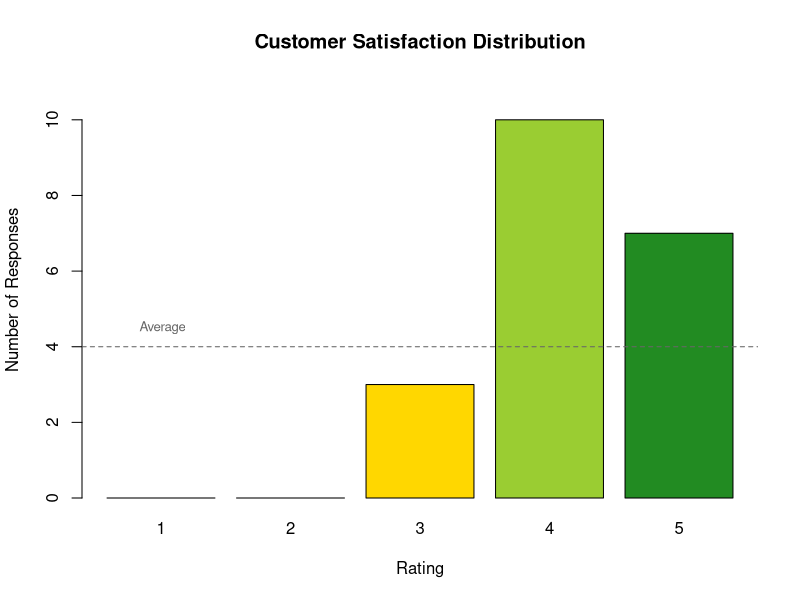

Reproduce this figure in R.
## ---- chunk 1
#| filename: "analysis/hypothesis_test.R"
# Test if mean satisfaction exceeds neutral (3.0)
responses <- c(4, 5, 3, 4, 5, 4, 3, 5, 4, 4,
               5, 4, 4, 3, 5, 4, 5, 4, 4, 5)

result <- t.test(responses, mu = 3, alternative = "greater")

cat("=== Hypothesis Test ===\n")
cat("H0: μ ≤ 3.0 (neutral or below)\n")
cat("H1: μ > 3.0 (above neutral)\n\n")
cat("Sample mean:", round(mean(responses), 2), "\n")
cat("t-statistic:", round(result$statistic, 3), "\n")
cat("p-value:", format.pval(result$p.value, digits = 3), "\n")
cat("\nConclusion: Strong evidence that satisfaction exceeds neutral.\n")
## ---- chunk 2
#| filename: "analysis/visualization.R"
responses <- c(4, 5, 3, 4, 5, 4, 3, 5, 4, 4,
               5, 4, 4, 3, 5, 4, 5, 4, 4, 5)

# Create a bar chart of response distribution
counts <- table(factor(responses, levels = 1:5))
colors <- c("firebrick", "darkorange", "gold", "yellowgreen", "forestgreen")

barplot(counts,
        main = "Customer Satisfaction Distribution",
        xlab = "Rating",
        ylab = "Number of Responses",
        col = colors,
        ylim = c(0, max(counts) + 1))

abline(h = mean(counts), lty = 2, col = "gray40")
text(0.5, mean(counts) + 0.5, "Average", adj = 0, cex = 0.8, col = "gray40")
